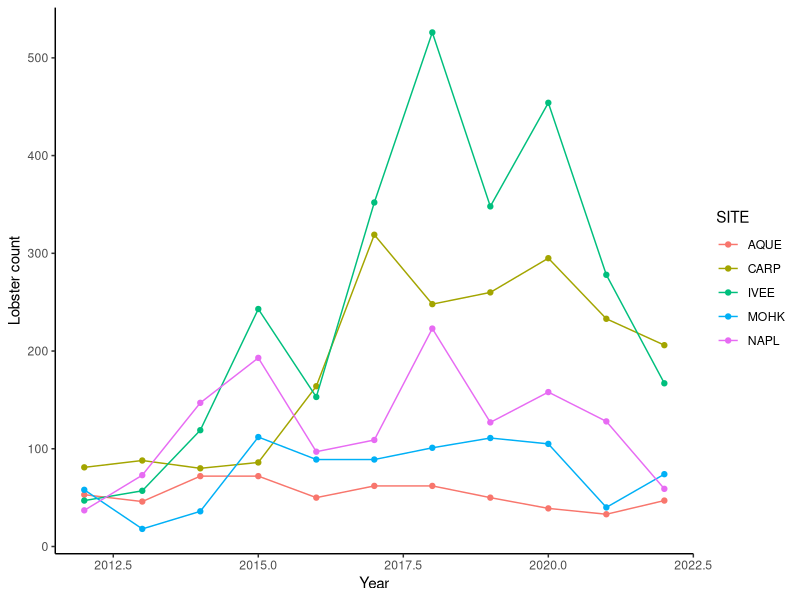

Source code (R):
## ---- chunk 1
#| include: false
library(readr)
library(dplyr)
library(ggplot2)
library(tidyr)
library(here)

lobster_abundance <- read_csv(here::here("data/Lobster_Abundance_All_Years_20220829.csv")) %>% 
    mutate(SIZE_MM = na_if(SIZE_MM, -99999))

lobsters_summarize <- lobster_abundance %>% 
  group_by(SITE, YEAR) %>% 
  summarize(COUNT = n())
## ---- chunk 2
ggplot(data = lobsters_summarize, aes(x = YEAR, y = COUNT)) +
  geom_point(aes(color = SITE)) +
  geom_line(aes(color = SITE)) +
  labs(y = 'Lobster count',
       x = 'Year') +
  theme_classic()
